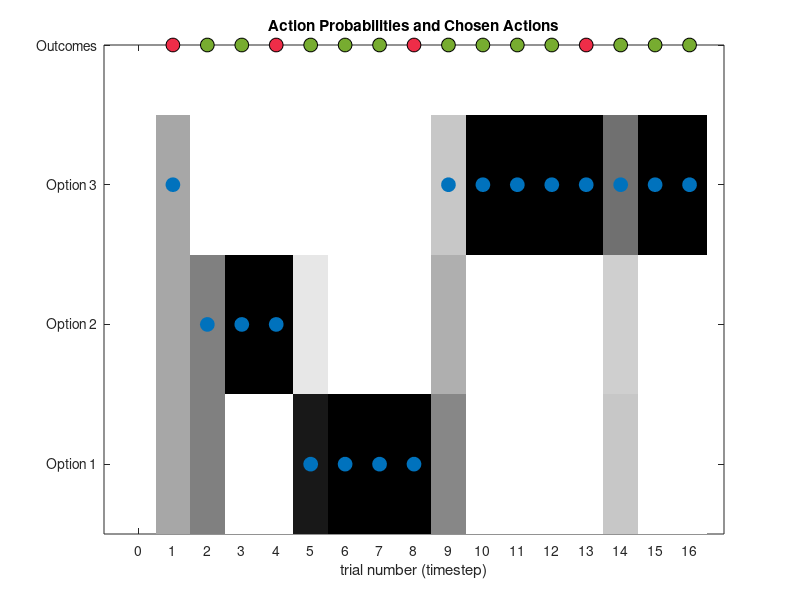

MATLAB code for this plot:
% RL 9: Kalman filter + 1 forgetting rate (FR) model 
% 
% Simulation & plotting script for the three-armed bandit (TAB) task

% Reference: https://pubmed.ncbi.nlm.nih.gov/32609755/
% Adapted from https://github.com/payampiray/VKF/blob/master/vkf_bin.m
%% Set up
% Example block probabilities for a single block.
BlockProbs = [0.4937 0.8078 0.6343; % win probability
              0.5063 0.1922 0.3657];% loss probability

% KF model + 1FR parameters
% 1) initial volatility (range > 0)
params.v0 = 5;
% 2) expected noise (range > 0)
params.omega = 1;
% 3) forgetting rate (range between 0 and 1)
params.psi = 0.25;
% 4) information bonus (any real value)
params.gamma = 1;
% 5) inverse temperature (range > 0)
params.beta = 6;

%% Run simulation

% For a decision task with N choices.
N_CHOICES = 3;
% Total number of trials (T) per block.
T = 16;

% Set up vectors with dimensions for both time and number of choices to keep track of
% components of choice value over time:
expected_value_w_info = zeros(N_CHOICES, T);    % overall expected value
expected_info_value = zeros(N_CHOICES, T);      % value of expected information gain
mean = zeros(N_CHOICES, T);                     % Mean of the reward probability of each option
variance = params.omega*ones(N_CHOICES, T);     % Variance of the reward probability of each option
sigmoid_mean = zeros(N_CHOICES, T);             % Sigmoid transformed mean
kalman_gain = zeros(N_CHOICES, T);              % Kalman gain
learning_rate = zeros(N_CHOICES, T);            % Learning rate
volatility = params.v0*ones(N_CHOICES, T);      % Volatility, constant for KF

% Represents the probability distribution (P) over choices on each trial.
P = zeros(N_CHOICES, T);

% Empty vectors to store stimulated choices, rewards, action probabilities, and
% prediction error.
sim_choices = zeros(1, T);
sim_rewards = zeros(1, T);
action_probabilities = zeros(1, T);
prediction_error_sequence = zeros(1,T);

% For each trial (timestep)...
for t = 1:T
    
    % Compute expected value for each option.
    expected_info_value(:, t) = sqrt(variance(:,t));
    expected_value_w_info(:, t) = mean(:,t) + params.gamma*expected_info_value(:, t);
    
    % Compute action probabilities.
    P(:, t) = exp(params.beta * expected_value_w_info(:, t)) / sum(exp(params.beta * expected_value_w_info(1:N_CHOICES, t)));
    
    % Simulate actions.
    choice_at_t = find(rand < cumsum(P(:,t)),1);
    sim_choices(1,t) = choice_at_t;
    
    % Store the probability of chosen action on current trial.
    action_probabilities(t) = P(choice_at_t, t);
    
    % Copy previous values (to keep unchosen choices at
    % the same value from the previous timestep).
    mean(:, t+1) = mean(:, t);
    variance(:,t+1) = variance(:, t);
    kalman_gain(:, t+1) = kalman_gain(:, t);
    learning_rate(:, t+1) = learning_rate(:, t);
    
    % Update kalman_gain of the chosen option.
    kalman_gain(choice_at_t, t+1) = (variance(choice_at_t, t) + volatility(choice_at_t, t))'./(variance(choice_at_t, t) + volatility(choice_at_t, t) + params.omega)';
    
    % Update learning rate of the chosen option.
    learning_rate(choice_at_t, t+1) = sqrt(variance(choice_at_t, t) + volatility(choice_at_t, t));
    
    % Simulate rewards.
    outcome = find(rand < cumsum(BlockProbs(:, choice_at_t)), 1); % 1: win, 2: loss
    sim_rewards(1, t) =  -1 * (outcome -2); % 1: win, 0: loss
    
    % Compute prediction error.
    sigmoid_mean(:, t) = 1./(1+exp(-(mean(:,t)')));
    prediction_error = sim_rewards(1, t) - sigmoid_mean(choice_at_t, t);
    
    % Update mean of the chosen option.
    mean(choice_at_t, t+1) = mean(choice_at_t, t) + learning_rate(choice_at_t, t+1)*prediction_error;

    % Forgetting for unchosen options.
    unchose_opt_ls = find([1 2 3] ~= choice_at_t);
    mean(unchose_opt_ls, t+1) = (1-params.psi)*(mean(unchose_opt_ls, t));

    % Update variance of the chosen option.
    variance(choice_at_t, t+1) = (1 - kalman_gain(choice_at_t, t+1))*(variance(choice_at_t, t) + volatility(choice_at_t, t));

    % Store the value of prediction error. 
    prediction_error_sequence(t) = prediction_error;
    
    % Trims final value (due to an unnecessary value added at the end).
    sigmoid_mean = sigmoid_mean(:, 1:T);
    mean = mean(:, 1:T);
    variance = variance(:, 1:T);
    kalman_gain = kalman_gain(:, 1:T);
    learning_rate = learning_rate(:, 1:T);
    
end

%% Plotting
% Plot the choices(blue), outcomes(green/red), and action probabilties (gray scale; darker = higher probability) 
% of all options across trials (timestep).
col = {[0, 0.4470, 0.7410], ...       % blue
       [0.4660, 0.6740, 0.1880], ...  % green
       [0.9350, 0.1780, 0.2840], ...  % red
      };                    
cols = [0:1/32:1; 0:1/32:1; 0:1/32:1]';
MarkerSize = 10;

figure(1)
for i = 1:T
    if sim_rewards(1, i) == 1
        plot(i,4,'o','MarkerSize',MarkerSize,"MarkerEdgeColor", 'black','MarkerFaceColor',col{2})
        hold on
    else
        plot(i,4,'o','MarkerSize',MarkerSize,"MarkerEdgeColor", 'black','MarkerFaceColor',col{3})
        hold on
    end
end

imagesc([1 - P]); colormap(cols) , hold on
plot([sim_choices],'o','MarkerSize',MarkerSize,"MarkerEdgeColor", col{1},'MarkerFaceColor',col{1})
xlabel("trial number (timestep)")
title('Action Probabilities and Chosen Actions')
xlim([-1,T+1])
set(gca, 'XTick', [0:T]),
set(gca, 'YTick', [1:4]), set(gca, 'YTickLabel', {'Option 1','Option 2','Option 3' 'Outcomes' })
